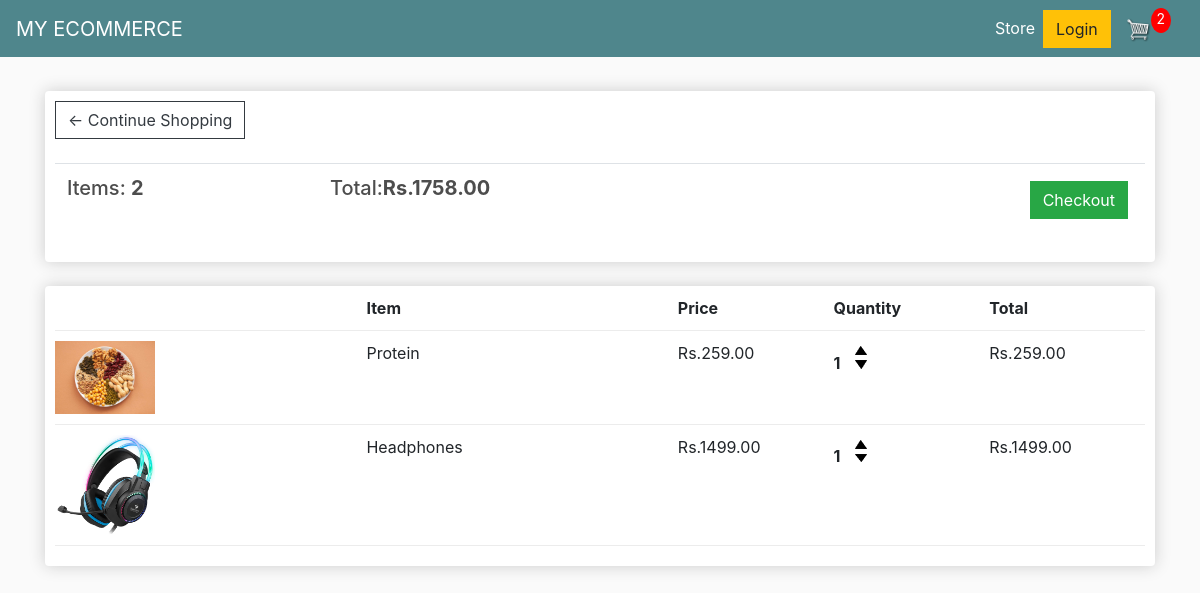
The app's page /cart/ (signed in) with its own data.
### store/models.py (models this page shows, shortened)
class Order(models.Model):
    customer = models.ForeignKey(Customer, on_delete=models.SET_NULL, blank=True, null=True)
    date_orderd = models.DateTimeField(auto_now_add=True)
    complete = models.BooleanField(default=False, null=True, blank=False)
    transaction_id = models.CharField(max_length=200, null=True)
    @property
    def get_cart_total(self):
        orderitems = self.orderitem_set.all()
        total = sum([item.get_total for item in orderitems])
        return total
    @property
    def get_cart_items(self):
        orderitems = self.orderitem_set.all()
        total = sum([item.quantity for item in orderitems])
        return total

class OrderItem(models.Model):
    product = models.ForeignKey(Product, on_delete=models.CASCADE, null=True)
    order = models.ForeignKey(Order, on_delete=models.SET_NULL, blank=True, null=True)
    quantity = models.IntegerField(default=0, null=True, blank=False)
    date_added = models.DateTimeField(auto_now_add=True)
    @property
    def get_total(self):
        total = self.product.price * self.quantity
        return total

class Product(models.Model):
    name = models.CharField(max_length=200, null=True)
    price = models.DecimalField(max_digits=7, decimal_places=2)
    digital = models.BooleanField(default=False, null=True, blank=False)
    image = models.ImageField(null=True, blank=False)
    @property
    def imageURL(self):
        try:
            url = self.image.url
        except:
            url = ''
        return url

### store/views.py (the view)
# urls.py: path('cart/', views.cart, name="cart"),
def cart(request):
	if request.user.is_authenticated:
		customer = request.user.customer
		order, created = Order.objects.get_or_create(customer=customer, complete=False)
		items = order.orderitem_set.all()
		cartItems = order.get_cart_items
	else:
		cookieData = cookieCart(request)
		cartItems = cookieData['cartItems']
		order = cookieData['order']
		items = cookieData['items']
	context = {'items':items, 'order':order, 'cartItems':cartItems}
	return render(request, 'store/cart.html', context)

### store/templates/store/cart.html
{% extends 'store/main.html' %}
{% load static %}
{% block content %}
<div class="row">
	<div class="col-lg-12">
		<div class="box-element">
            <a  class="btn btn-outline-dark" href="{% url 'store' %}">&#x2190; Continue Shopping</a>
            <br>
            <br>
            <table class="table">
            <tr>
                <th><h5>Items: <strong>{{order.get_cart_items}}</strong></h5></th>
                <th><h5>Total:<strong>Rs.{{order.get_cart_total|floatformat:2}}</strong></h5></th>
                <th>
                <a  style="float:right; margin:5px;" class="btn btn-success" href="{% url 'checkout' %}">Checkout</a>
                </th>
                </tr>
            </table>
		</div>
		<br>
		<div class="box-element">
            <div class="cart-row">
                <div style="flex:2"></div>
                <div style="flex:2"><strong>Item</strong></div>
                <div style="flex:1"><strong>Price</strong></div>
                <div style="flex:1"><strong>Quantity</strong></div>
                <div style="flex:1"><strong>Total</strong></div>
            </div>
            {% for item in items %}
            <div class="cart-row">
                <div style="flex:2"><img class="row-image" src="{{item.product.imageURL}}"></div>
                <div style="flex:2"><p>{{item.product.name}}</p></div>
                <div style="flex:1"><p>Rs.{{item.product.price|floatformat:2}}</p></div>
                <div style="flex:1">
                    <p class="quantity">{{item.quantity}}</p>
                    <div class="quantity">
                        <img data-product={{item.product.id}} data-action="add" class="chg-quantity update-cart" src="{% static  'images/arrow-up.png' %}">
                        <img data-product={{item.product.id}} data-action="remove" class="chg-quantity update-cart" src="{% static  'images/arrow-down.png' %}">
                    </div>
                </div>
                <div style="flex:1"><p>Rs.{{item.get_total}}</p></div>
	</div>
    {% endfor %}
            </div>
		</div>
	</div>
</div>
{% endblock content %}

### static/css/main.css (style rules this page uses)
body { background-color: hsl(0, 0%, 98%); }
h1,h2,h3,h4,h5,h6 { color:hsl(0, 0%, 30%); }
.box-element { box-shadow:hsl(0, 0%, 80%) 0 0 16px; background-color: #fff; border-radius: 4px; padding: 10px; }
.col-lg-4, .col-lg-6, .col-lg-8, .col-lg-12 { margin-top: 10px; }
.btn { border-radius: 0; }
.row-image { width: 100px; }
.cart-row { display: flex; align-items: flex-stretch; padding-bottom: 10px; margin-bottom: 10px; border-bottom: 1px solid #ececec; }
.quantity { display: inline-block; font-weight: 700; padding-right:10px; }
.chg-quantity { width: 12px; cursor: pointer; display: block; margin-top: 5px; transition:.1s; }

### records on screen
Order: get_cart_items "2", get_cart_total "1758.00"
OrderItem: product.imageURL (picture), product.name "Protein", product.price "259.00", quantity "1", get_total "259.00"
OrderItem: product.imageURL (picture), product.name "Headphones", product.price "1499.00", quantity "1", get_total "1499.00"

### other values on screen
{{ cartItems }} "2"
